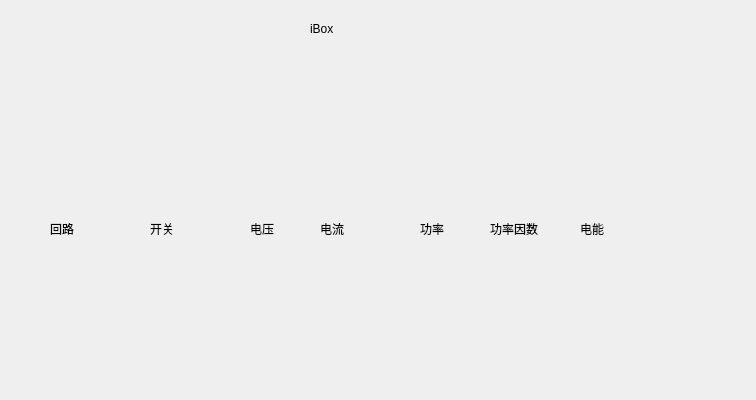
<?xml version="1.0" encoding="UTF-8"?>
<ui version="4.0">
 <class>BoxDlg</class>
 <widget class="QDialog" name="BoxDlg">
  <property name="geometry">
   <rect>
    <x>0</x>
    <y>0</y>
    <width>756</width>
    <height>400</height>
   </rect>
  </property>
  <property name="windowTitle">
   <string>Dialog</string>
  </property>
  <widget class="QLabel" name="label">
   <property name="geometry">
    <rect>
     <x>50</x>
     <y>220</y>
     <width>54</width>
     <height>18</height>
    </rect>
   </property>
   <property name="text">
    <string>回路</string>
   </property>
  </widget>
  <widget class="QLabel" name="label_2">
   <property name="geometry">
    <rect>
     <x>150</x>
     <y>220</y>
     <width>54</width>
     <height>18</height>
    </rect>
   </property>
   <property name="text">
    <string>开关</string>
   </property>
  </widget>
  <widget class="QLabel" name="label_3">
   <property name="geometry">
    <rect>
     <x>250</x>
     <y>220</y>
     <width>54</width>
     <height>18</height>
    </rect>
   </property>
   <property name="text">
    <string>电压</string>
   </property>
  </widget>
  <widget class="QLabel" name="label_4">
   <property name="geometry">
    <rect>
     <x>320</x>
     <y>220</y>
     <width>54</width>
     <height>18</height>
    </rect>
   </property>
   <property name="text">
    <string>电流</string>
   </property>
  </widget>
  <widget class="QLabel" name="label_5">
   <property name="geometry">
    <rect>
     <x>420</x>
     <y>220</y>
     <width>54</width>
     <height>18</height>
    </rect>
   </property>
   <property name="text">
    <string>功率</string>
   </property>
  </widget>
  <widget class="QLabel" name="label_6">
   <property name="geometry">
    <rect>
     <x>490</x>
     <y>220</y>
     <width>54</width>
     <height>18</height>
    </rect>
   </property>
   <property name="text">
    <string>功率因数</string>
   </property>
  </widget>
  <widget class="QLabel" name="label_7">
   <property name="geometry">
    <rect>
     <x>580</x>
     <y>220</y>
     <width>54</width>
     <height>18</height>
    </rect>
   </property>
   <property name="text">
    <string>电能</string>
   </property>
  </widget>
  <widget class="QLabel" name="titleLab">
   <property name="geometry">
    <rect>
     <x>310</x>
     <y>20</y>
     <width>54</width>
     <height>18</height>
    </rect>
   </property>
   <property name="text">
    <string>iBox</string>
   </property>
  </widget>
  <widget class="QWidget" name="line3Wid" native="true">
   <property name="geometry">
    <rect>
     <x>40</x>
     <y>340</y>
     <width>621</width>
     <height>41</height>
    </rect>
   </property>
  </widget>
  <widget class="QWidget" name="line2Wid" native="true">
   <property name="geometry">
    <rect>
     <x>40</x>
     <y>290</y>
     <width>621</width>
     <height>31</height>
    </rect>
   </property>
  </widget>
  <widget class="QWidget" name="line1Wid" native="true">
   <property name="geometry">
    <rect>
     <x>40</x>
     <y>250</y>
     <width>621</width>
     <height>31</height>
    </rect>
   </property>
  </widget>
  <widget class="QWidget" name="totalWid" native="true">
   <property name="geometry">
    <rect>
     <x>30</x>
     <y>80</y>
     <width>471</width>
     <height>111</height>
    </rect>
   </property>
  </widget>
 </widget>
 <resources/>
 <connections/>
</ui>
